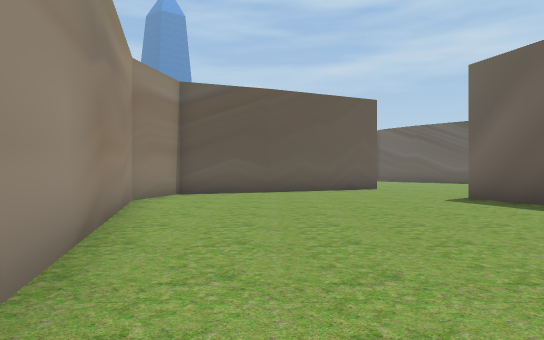
View 1 (above)

22 first-person views from a walk through a scene from a Unity 3-D project. The camera is 1.3 m above the floor, looks level and sees 75° across. The floor is counted in squares, 2 m on a side. Each view is taken from the middle of a square. On the plan, view 1 faces up. The plan holds only what a view shows up to about 10 squares ahead; the rest is blank. The place goes on beyond the plan. The player is left out.

View 2
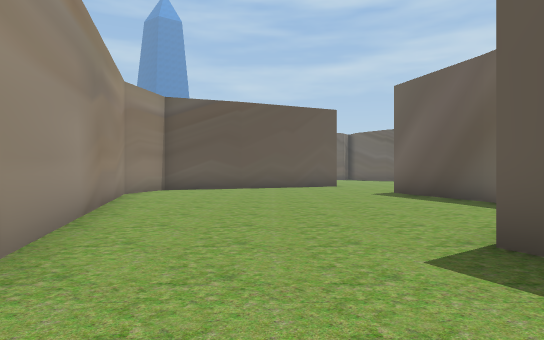

View 3
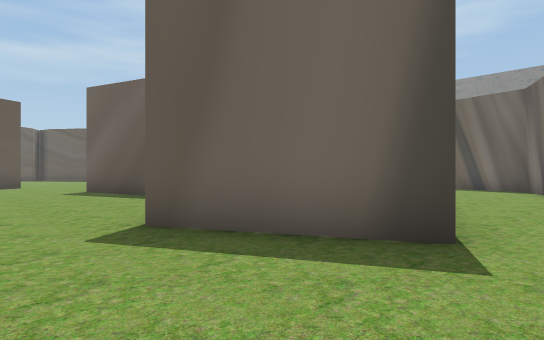

View 4
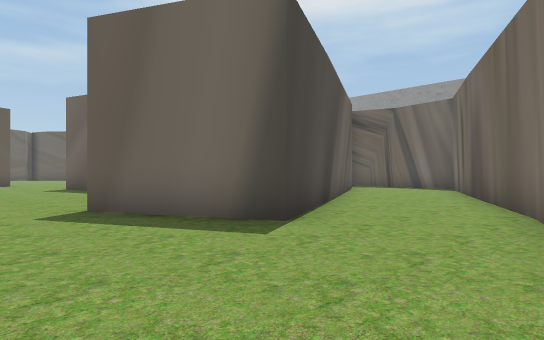

View 5
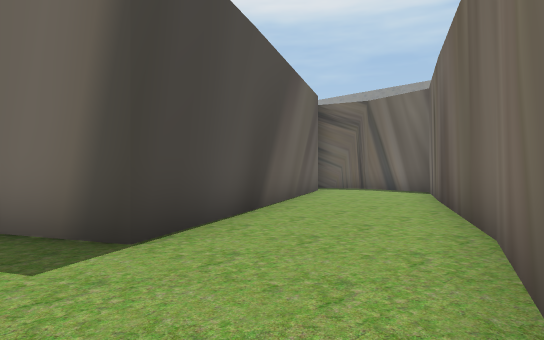

View 6
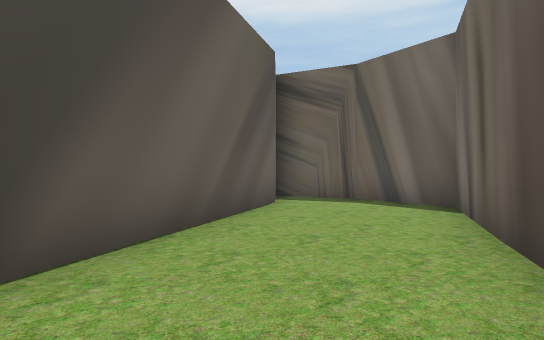

View 7
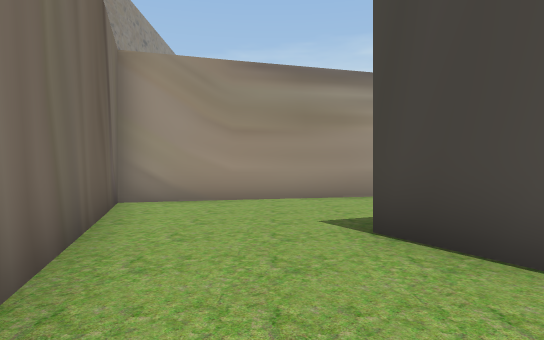

View 8
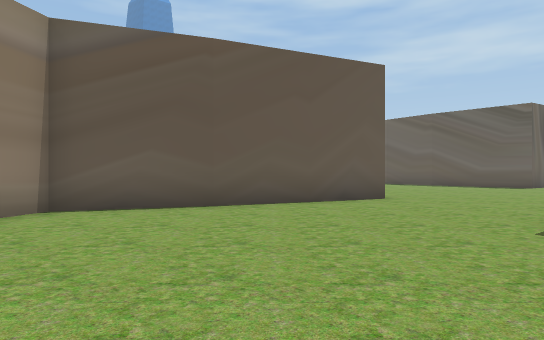

View 9
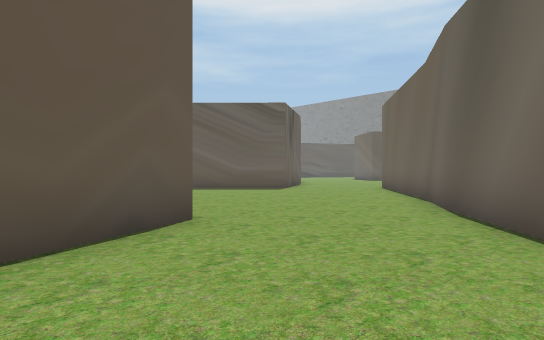

View 10
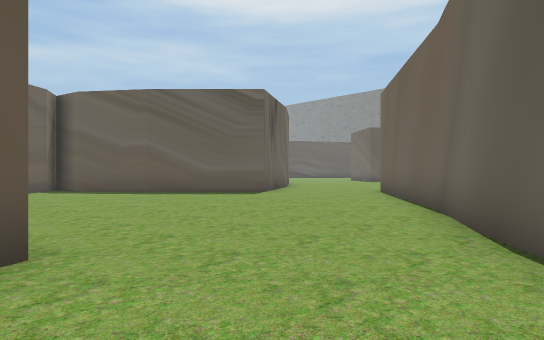

View 11
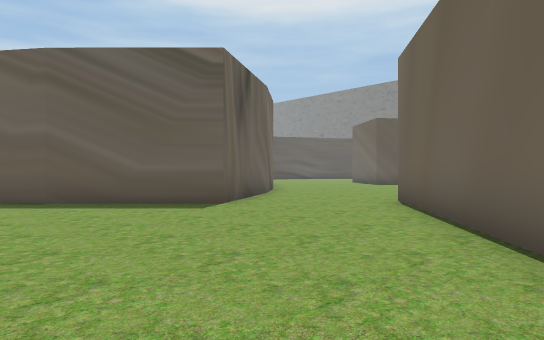

View 12
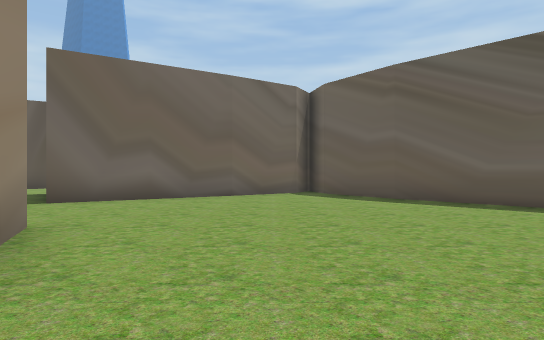

View 13
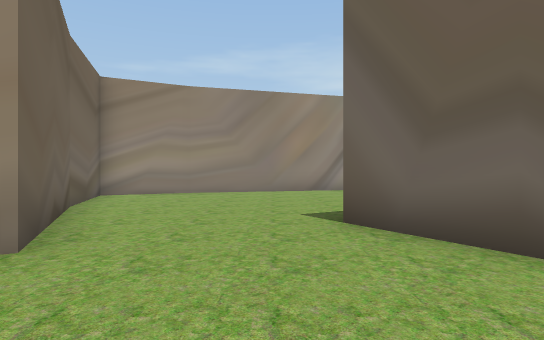

View 14
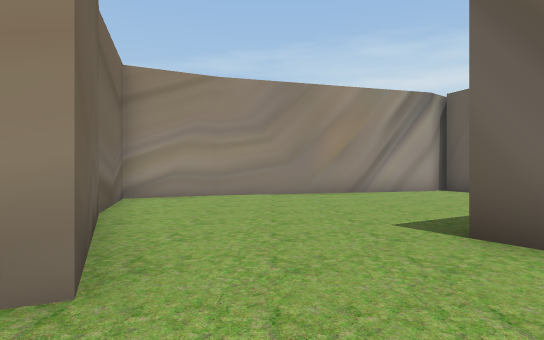

View 15
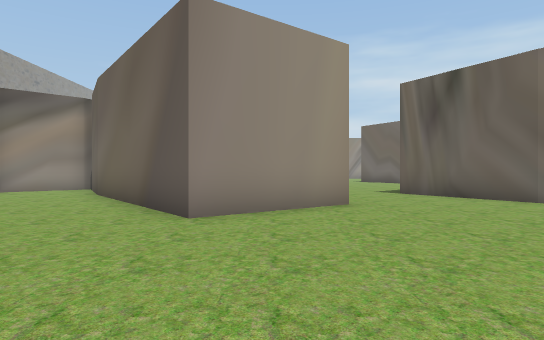

View 16
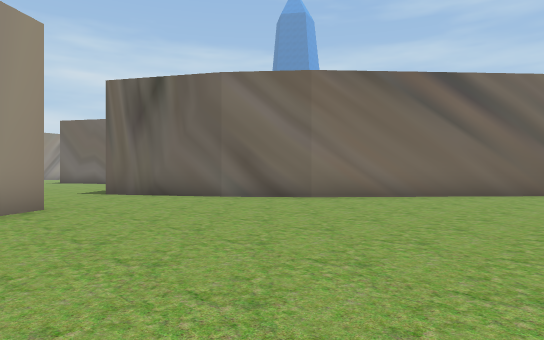

View 17
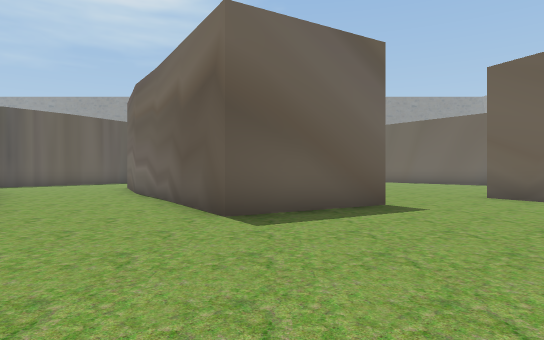

View 18
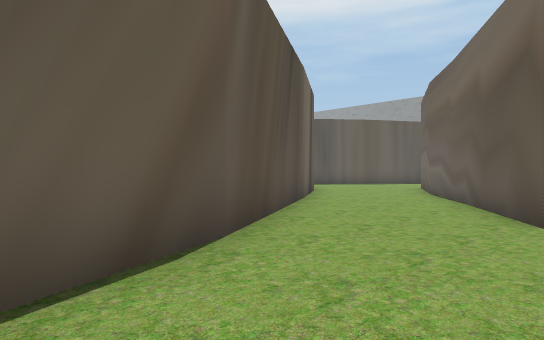

View 19
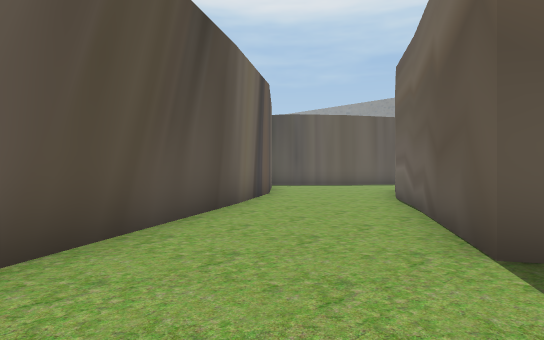

View 20
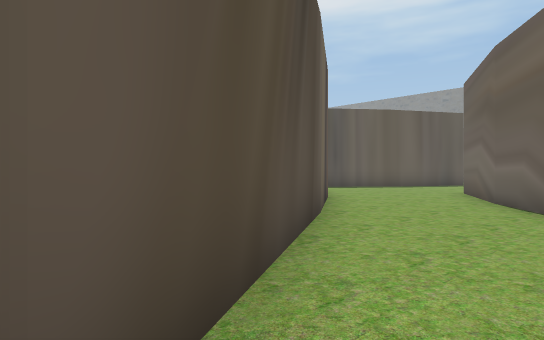

View 21
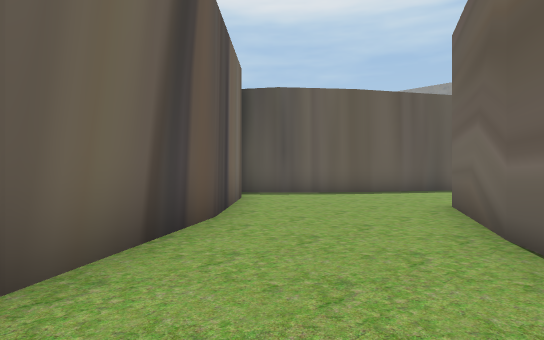

View 22
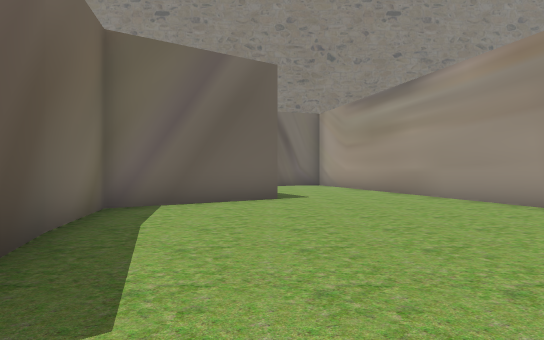

### Floor plan
Points are (right, up) in squares from view 1. A wall is a line through its corners. A room is listed if a view was taken in it or the views show most of it. See-through windows are left out.
Room 1 (views 1, 2, 3, 4, 5, 6, 7, 8, 9, 10, 11, 12, 13, 14, 22)
walls: (5.1, 8.5) (7.2, 10.1); (5.4, 5.3) (4.4, 8.1); (7.1, 10.1) (9, 11.2); (3.6, 12.1) (-2.4, 9.3); (8.9, 11.1) (13.3, 14.5); (-2.5, 9.6) (-3, 7.5) (0.9, -6) (6.8, -4.2); (2.2, 15) (2.7, 14); (12.1, 2) (4.3, -2) (2.9, 1) (5.8, 3) (5.3, 5.4); (6.7, -4.2) (13.6, -0.8) (14, 1.3) (13.4, 3.2); (11, 17) (10.2, 16.5) (7.7, 19); (7.8, 18.9) (6.4, 20.8); (5.6, 20.9) (0.6, 17.9)
ways out: opening at (12, 15.3) to room 2; opening at (1.5, 16.5) to room 3
Room 2 (views 15, 16)
walls: (14.8, 19.7) (12.9, 18.2); (13.1, 18.3) (11, 17); (13.3, 14.5) (15.2, 11.9); (18.6, 24) (14.6, 19.6)
ways out: opening at (12, 15.3) to room 1; opening at (17, 11)
Room 3 (views 17, 18, 19, 20, 21)
walls: (0.6, 17.9) (-1.1, 20.7) (3.9, 23.7); (-3.8, 22.8) (-5.8, 22); (-5.9, 17.9) (-5, 14.6); (3.8, 23.8) (6.8, 25.2); (-1.4, 13.4) (2.2, 15); (-5.1, 14.7) (-4, 12.6) (-1.2, 13.5); (3.1, 26.9) (-3.9, 22.8); (3.8, 27.9) (2.9, 27)
ways out: opening at (1.5, 16.5) to room 1; opening at (5, 26.3)

Positions as (right, up) in squares from view 1, and headings:
1: (0, 0), facing up
2: (1, -2), facing up
3: (1, -3), facing up-right
4: (1, -5), facing up-right
5: (3, -5), facing up-right
6: (7, -3), facing up-right
7: (8, -3), facing left
8: (1, 4), facing up
9: (1, 8), facing up-right
10: (3, 9), facing up-right
11: (6, 11), facing up-right
12: (5, 11), facing up
13: (5, 17), facing left
14: (4, 16), facing left
15: (20, 13), facing left
16: (20, 13), facing up-left
17: (-6, 20), facing right
18: (-6, 20), facing up-right
19: (-4, 20), facing up-right
20: (-4, 22), facing up-right
21: (0, 23), facing up-right
22: (3, 9), facing down
